Frame 1 (no input): blank canvas, image omitted
Frame 60 (no input): blank canvas, image omitted
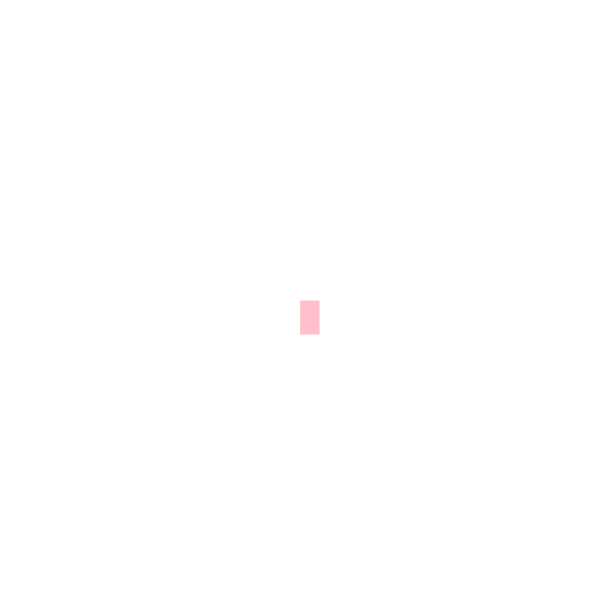
Frame 120 (the mouse pressed at the canvas centre since frame 60)

The p5.js sketch whose frames 1 and 60 were blank and that drew this single picture after the mouse press (run headless with seeded random() and noise() and a simulated clock; from frame 60 on, the mouse is pressed at the canvas centre):

// p5.js sketch
// ── sketch.js
function setup() {

    createCanvas(600, 600);
    
    background("white");
    
    }
    
    function draw() {
    
    stroke("white");
    
    fill("pink");
    
    if(mouseIsPressed){
    
    rect(mouseX, mouseY, 20, 35);
    
    }
    
    }
